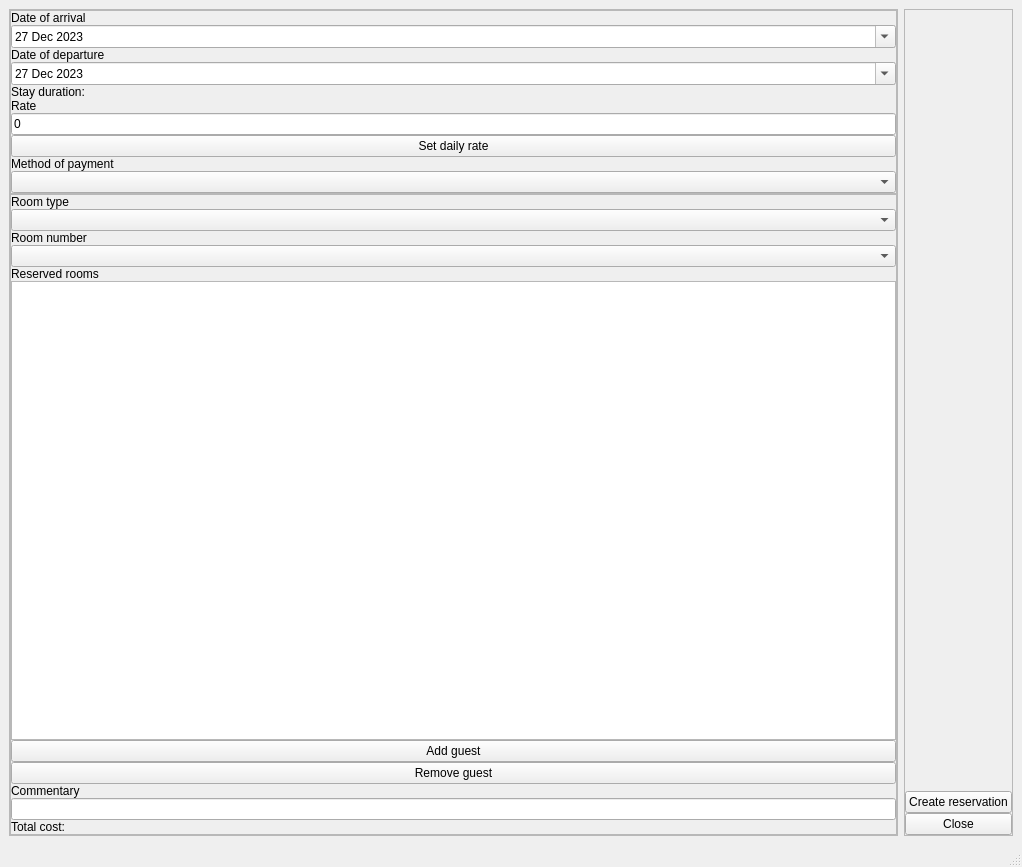
<?xml version="1.0" encoding="UTF-8"?>
<ui version="4.0">
 <class>NewResWindow</class>
 <widget class="QMainWindow" name="NewResWindow">
  <property name="geometry">
   <rect>
    <x>0</x>
    <y>0</y>
    <width>1022</width>
    <height>867</height>
   </rect>
  </property>
  <property name="windowTitle">
   <string>New reservation</string>
  </property>
  <widget class="QWidget" name="centralwidget">
   <layout class="QHBoxLayout" name="horizontalLayout">
    <item>
     <widget class="QFrame" name="frame_4">
      <property name="frameShape">
       <enum>QFrame::StyledPanel</enum>
      </property>
      <property name="frameShadow">
       <enum>QFrame::Raised</enum>
      </property>
      <layout class="QVBoxLayout" name="verticalLayout_4">
       <property name="spacing">
        <number>0</number>
       </property>
       <property name="leftMargin">
        <number>0</number>
       </property>
       <property name="topMargin">
        <number>0</number>
       </property>
       <property name="rightMargin">
        <number>0</number>
       </property>
       <property name="bottomMargin">
        <number>0</number>
       </property>
       <item>
        <widget class="QFrame" name="frame">
         <property name="frameShape">
          <enum>QFrame::StyledPanel</enum>
         </property>
         <property name="frameShadow">
          <enum>QFrame::Raised</enum>
         </property>
         <layout class="QVBoxLayout" name="verticalLayout">
          <property name="spacing">
           <number>0</number>
          </property>
          <property name="leftMargin">
           <number>0</number>
          </property>
          <property name="topMargin">
           <number>0</number>
          </property>
          <property name="rightMargin">
           <number>0</number>
          </property>
          <property name="bottomMargin">
           <number>0</number>
          </property>
          <item>
           <widget class="QLabel" name="doa_lbl">
            <property name="text">
             <string>Date of arrival</string>
            </property>
           </widget>
          </item>
          <item>
           <widget class="QDateEdit" name="doa_daddit">
            <property name="dateTime">
             <datetime>
              <hour>0</hour>
              <minute>0</minute>
              <second>0</second>
              <year>2023</year>
              <month>12</month>
              <day>27</day>
             </datetime>
            </property>
            <property name="calendarPopup">
             <bool>true</bool>
            </property>
           </widget>
          </item>
          <item>
           <widget class="QLabel" name="dod_lbl">
            <property name="text">
             <string>Date of departure</string>
            </property>
           </widget>
          </item>
          <item>
           <widget class="QDateEdit" name="dod_daddit">
            <property name="dateTime">
             <datetime>
              <hour>0</hour>
              <minute>0</minute>
              <second>0</second>
              <year>2023</year>
              <month>12</month>
              <day>27</day>
             </datetime>
            </property>
            <property name="calendarPopup">
             <bool>true</bool>
            </property>
           </widget>
          </item>
          <item>
           <widget class="QLabel" name="stay_lbl">
            <property name="text">
             <string>Stay duration:</string>
            </property>
           </widget>
          </item>
          <item>
           <widget class="QLabel" name="rate_lbl">
            <property name="text">
             <string>Rate</string>
            </property>
           </widget>
          </item>
          <item>
           <widget class="QLineEdit" name="rate_leddit">
            <property name="text">
             <string>0</string>
            </property>
           </widget>
          </item>
          <item>
           <widget class="QPushButton" name="rateEdit_btn">
            <property name="text">
             <string>Set daily rate</string>
            </property>
           </widget>
          </item>
          <item>
           <widget class="QLabel" name="payment_lbl">
            <property name="text">
             <string>Method of payment</string>
            </property>
           </widget>
          </item>
          <item>
           <widget class="QComboBox" name="payment_cbx"/>
          </item>
         </layout>
        </widget>
       </item>
       <item>
        <widget class="QFrame" name="frame_2">
         <property name="frameShape">
          <enum>QFrame::StyledPanel</enum>
         </property>
         <property name="frameShadow">
          <enum>QFrame::Raised</enum>
         </property>
         <layout class="QVBoxLayout" name="verticalLayout_2">
          <property name="spacing">
           <number>0</number>
          </property>
          <property name="leftMargin">
           <number>0</number>
          </property>
          <property name="topMargin">
           <number>0</number>
          </property>
          <property name="rightMargin">
           <number>0</number>
          </property>
          <property name="bottomMargin">
           <number>0</number>
          </property>
          <item>
           <widget class="QLabel" name="roomtype_lbl">
            <property name="frameShadow">
             <enum>QFrame::Raised</enum>
            </property>
            <property name="text">
             <string>Room type</string>
            </property>
           </widget>
          </item>
          <item>
           <widget class="QComboBox" name="roomtype_cbox"/>
          </item>
          <item>
           <widget class="QLabel" name="rmNum_lbl">
            <property name="text">
             <string>Room number</string>
            </property>
           </widget>
          </item>
          <item>
           <widget class="QComboBox" name="rmNum_cbx"/>
          </item>
          <item>
           <widget class="QLabel" name="rmsAdded_lbl">
            <property name="text">
             <string>Reserved rooms</string>
            </property>
           </widget>
          </item>
          <item>
           <widget class="QTableWidget" name="resRms_twidget">
            <property name="editTriggers">
             <set>QAbstractItemView::NoEditTriggers</set>
            </property>
           </widget>
          </item>
          <item>
           <widget class="QPushButton" name="selectGuest_btn">
            <property name="text">
             <string>Add guest</string>
            </property>
           </widget>
          </item>
          <item>
           <widget class="QPushButton" name="drm_btn">
            <property name="text">
             <string>Remove guest</string>
            </property>
           </widget>
          </item>
          <item>
           <widget class="QLabel" name="comment_lbl">
            <property name="text">
             <string>Commentary</string>
            </property>
           </widget>
          </item>
          <item>
           <widget class="QLineEdit" name="comment_leddit"/>
          </item>
          <item>
           <widget class="QLabel" name="total_lbl">
            <property name="text">
             <string>Total cost:</string>
            </property>
           </widget>
          </item>
         </layout>
        </widget>
       </item>
      </layout>
     </widget>
    </item>
    <item>
     <widget class="QFrame" name="frame_3">
      <property name="frameShape">
       <enum>QFrame::StyledPanel</enum>
      </property>
      <property name="frameShadow">
       <enum>QFrame::Raised</enum>
      </property>
      <layout class="QVBoxLayout" name="verticalLayout_3">
       <property name="spacing">
        <number>0</number>
       </property>
       <property name="leftMargin">
        <number>0</number>
       </property>
       <property name="topMargin">
        <number>0</number>
       </property>
       <property name="rightMargin">
        <number>0</number>
       </property>
       <property name="bottomMargin">
        <number>0</number>
       </property>
       <item>
        <spacer name="verticalSpacer">
         <property name="orientation">
          <enum>Qt::Vertical</enum>
         </property>
         <property name="sizeHint" stdset="0">
          <size>
           <width>20</width>
           <height>40</height>
          </size>
         </property>
        </spacer>
       </item>
       <item>
        <widget class="QPushButton" name="create_btn">
         <property name="text">
          <string>Create reservation</string>
         </property>
        </widget>
       </item>
       <item>
        <widget class="QPushButton" name="exit_Btn">
         <property name="text">
          <string>Close</string>
         </property>
        </widget>
       </item>
      </layout>
     </widget>
    </item>
   </layout>
  </widget>
  <widget class="QMenuBar" name="menubar">
   <property name="geometry">
    <rect>
     <x>0</x>
     <y>0</y>
     <width>1022</width>
     <height>22</height>
    </rect>
   </property>
  </widget>
  <widget class="QStatusBar" name="statusbar"/>
 </widget>
 <resources/>
 <connections/>
</ui>
